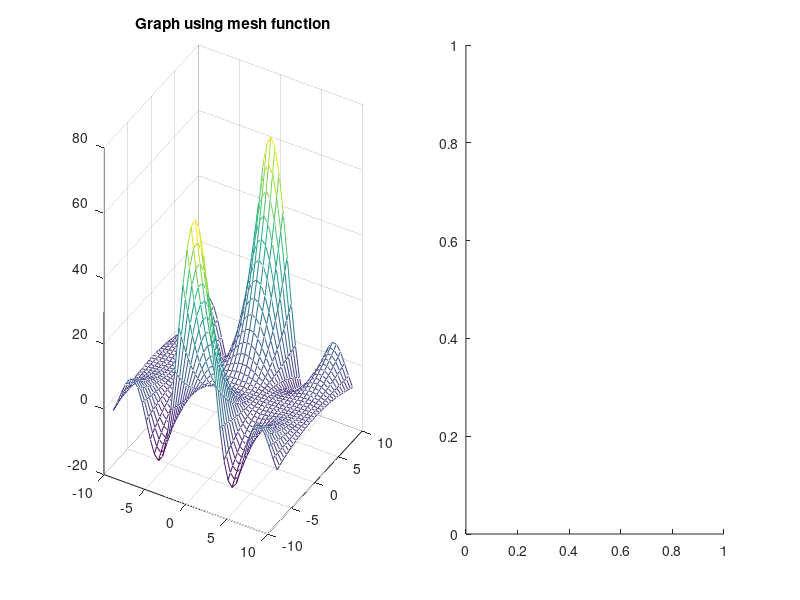

Reproduce this figure in MATLAB. (Note: this script raises an error after producing the figure.)
%% %%%%%%%%%%%%%%%%%%%%%%%%%%%%
fprintf("[Prob 1]\n")

((sqrt(67)+2.2) * sin(2.54))/(24.4^3 - 10.2^2)
(1.4 + tand(27)) / (3*exp(1.7) + log(24))

x = 1:1:5;
y = 3:3:15;

z3 = y.*cos(x.^2+y.^2) - sqrt(x.^3/(y-x))

pause

%% %%%%%%%%%%%%%%%%%%%%%%%%%%%%%
fprintf("[Prob 2]\n")

A = [-eye(3) [3*ones(2, 3); zeros(1,3)]]

pause

%% %%%%%%%%%%%%%%%%%%%%%%%%%%%%%
fprintf("[Prob 3]\n")

A = [1 -1 1 -1; 1 1 1  1; 1 2 4 8; 1 4 16 64];
B = [1; 0; -1; 0];

sol = A\B

x = -2:0.1:5;
y = sol(1) + sol(2) .* x + sol(3) .* x.^2 + sol(4) .* x.^3;

plot(x, y, 'r');

grid on
title("graph of y(x)")
xlabel('x'); ylabel('y');
legend("cubic polynominal function")

pause

%% %%%%%%%%%%%%%%%%%%%%%%%%%%%%
fprintf("[Prob 4]\n")

A = rand(5);
summation = zeros(1, 25);
for i = 1:25
    if (A(i) > 0.25 & A(i) < 0.75)
        summation(i) = A(i);
    end
end

disp("if statement")
sum(summation)
disp("using index")
indx = (A > 0.25 & A < 0.75);
sum2 = summation(indx);
sum(sum2)

pause

clear; clc; close all

%% %%%%%%%%%%%%%%%%%%%%%%%%%%%%%%%
fprintf("[Prob 5]\n")

x = -10:0.5:10;
y = -8:0.5:8;

x = x + (x==0) * eps;
y = y + (y==0) * eps;

[X,Y] = meshgrid(x, y);

Z = (Y.^2 .* sin(X)) ./ x;

indx = (Z>20) & (Z<40);

sum(sum(indx))

subplot(1, 2, 1);
mesh(X, Y, Z);
view([30, 20])
title("Graph using mesh function")

subplot(1,2,2)
surf(X, Y, Z, EdgeColor="none")
view([30, 20])
title("Graph using surf function")

%% %%%%%%%%%%%%%%%%%%%%%%%%%%%
fprintf("[Prob 6]\n")

x0 = -1.5:0.01:2;
y0 = -2 + 5.*x0 + 2.*x0.^2 -3.*x0.^3;

plot(x0, y0, 'k')
hold on
grid on

for i = 1:3
    x = input("input value (-1.5<x<2) : ");
    y = -2 + 5.*x + 2.*x.^2 -3.*x.^3;
    if (x < -1.5 | x > 2)
        error("please write right value")
    elseif y >= 0
        plot(x, y, 'ro')
    else 
        plot(x, y, 'bo')
    end
end


plot(x, y)